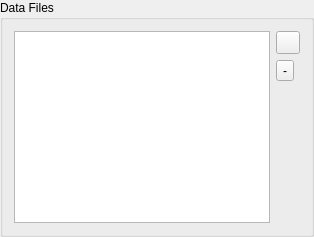
                      <widget class="QGroupBox" name="dataFilesGroupBox_3">
                       <property name="sizePolicy">
                        <sizepolicy hsizetype="Preferred" vsizetype="Minimum">
                         <horstretch>0</horstretch>
                         <verstretch>0</verstretch>
                        </sizepolicy>
                       </property>
                       <property name="minimumSize">
                        <size>
                         <width>0</width>
                         <height>0</height>
                        </size>
                       </property>
                       <property name="title">
                        <string>Data Files</string>
                       </property>
                       <layout class="QHBoxLayout" name="horizontalLayout_53">
                        <item>
                         <widget class="QListWidget" name="sampleDataFilesList"/>
                        </item>
                        <item>
                         <layout class="QVBoxLayout" name="verticalLayout_25">
                          <item>
                           <widget class="QToolButton" name="addSampleDataFileButton">
                            <property name="sizePolicy">
                             <sizepolicy hsizetype="Fixed" vsizetype="Fixed">
                              <horstretch>0</horstretch>
                              <verstretch>0</verstretch>
                             </sizepolicy>
                            </property>
                            <property name="text">
                             <string/>
                            </property>
                            <property name="icon">
                             <iconset resource="../resources/resources.qrc">
                              <normaloff>:/icons/plus.png</normaloff>:/icons/plus.png</iconset>
                            </property>
                           </widget>
                          </item>
                          <item>
                           <widget class="QToolButton" name="removeSampleDataFileButton">
                            <property name="sizePolicy">
                             <sizepolicy hsizetype="Fixed" vsizetype="Fixed">
                              <horstretch>0</horstretch>
                              <verstretch>0</verstretch>
                             </sizepolicy>
                            </property>
                            <property name="text">
                             <string>-</string>
                            </property>
                            <property name="icon">
                             <iconset resource="../resources/resources.qrc">
                              <normaloff>:/icons/minus.png</normaloff>:/icons/minus.png</iconset>
                            </property>
                           </widget>
                          </item>
                          <item>
                           <spacer name="verticalSpacer_10">
                            <property name="orientation">
                             <enum>Qt::Vertical</enum>
                            </property>
                            <property name="sizeHint" stdset="0">
                             <size>
                              <width>20</width>
                              <height>40</height>
                             </size>
                            </property>
                           </spacer>
                          </item>
                         </layout>
                        </item>
                       </layout>
                      </widget>
